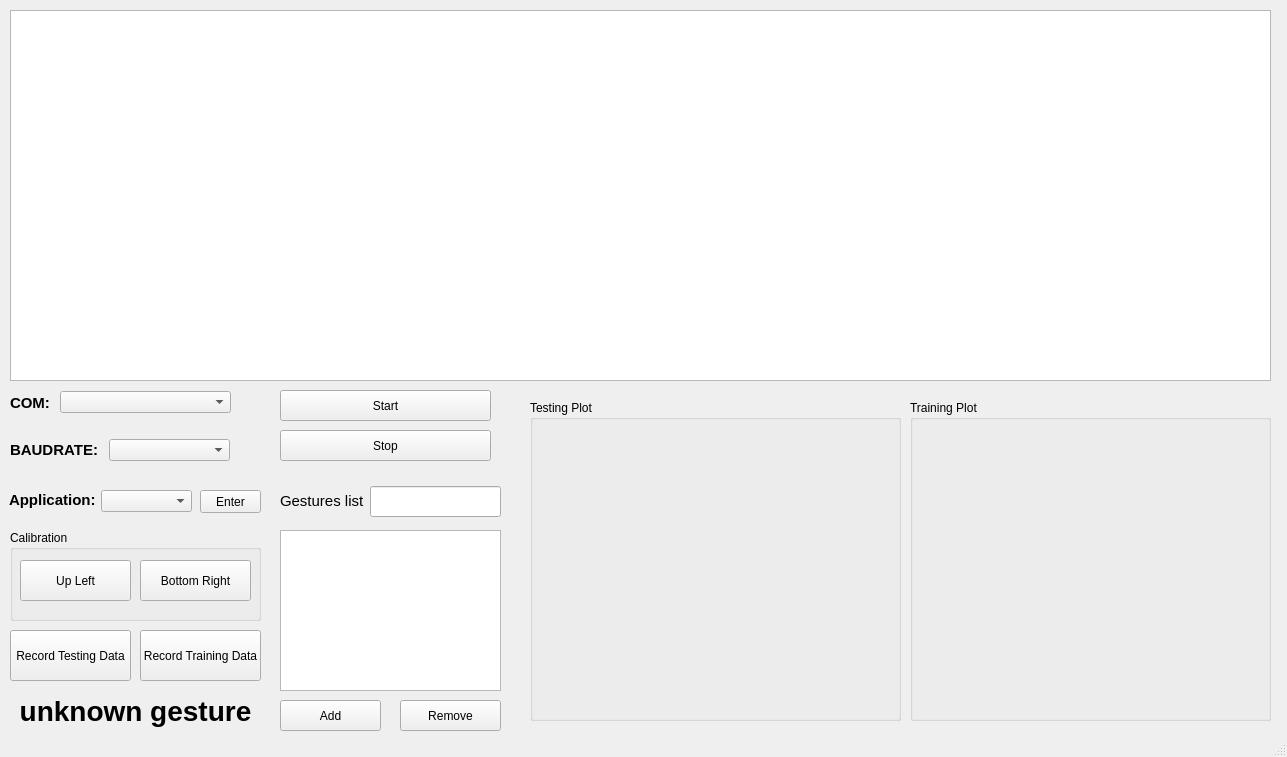
<?xml version="1.0" encoding="UTF-8"?>
<ui version="4.0">
 <class>MainWindow</class>
 <widget class="QMainWindow" name="MainWindow">
  <property name="geometry">
   <rect>
    <x>0</x>
    <y>0</y>
    <width>1287</width>
    <height>757</height>
   </rect>
  </property>
  <property name="windowTitle">
   <string>MainWindow</string>
  </property>
  <widget class="QWidget" name="centralwidget">
   <widget class="PlotWidget" name="graphicsView">
    <property name="geometry">
     <rect>
      <x>10</x>
      <y>10</y>
      <width>1261</width>
      <height>371</height>
     </rect>
    </property>
   </widget>
   <widget class="QListWidget" name="listGesture">
    <property name="geometry">
     <rect>
      <x>280</x>
      <y>530</y>
      <width>221</width>
      <height>161</height>
     </rect>
    </property>
   </widget>
   <widget class="QPushButton" name="btnStop">
    <property name="geometry">
     <rect>
      <x>280</x>
      <y>430</y>
      <width>211</width>
      <height>31</height>
     </rect>
    </property>
    <property name="text">
     <string>Stop</string>
    </property>
   </widget>
   <widget class="QComboBox" name="cbComPort">
    <property name="geometry">
     <rect>
      <x>60</x>
      <y>391</y>
      <width>171</width>
      <height>22</height>
     </rect>
    </property>
   </widget>
   <widget class="QGroupBox" name="groupBox">
    <property name="geometry">
     <rect>
      <x>910</x>
      <y>400</y>
      <width>361</width>
      <height>321</height>
     </rect>
    </property>
    <property name="title">
     <string>Training Plot</string>
    </property>
    <widget class="QLabel" name="imageTraining">
     <property name="geometry">
      <rect>
       <x>10</x>
       <y>20</y>
       <width>351</width>
       <height>291</height>
      </rect>
     </property>
     <property name="text">
      <string/>
     </property>
    </widget>
   </widget>
   <widget class="QGroupBox" name="groupBox_2">
    <property name="geometry">
     <rect>
      <x>530</x>
      <y>400</y>
      <width>371</width>
      <height>321</height>
     </rect>
    </property>
    <property name="title">
     <string>Testing Plot</string>
    </property>
    <widget class="QLabel" name="imageTesting">
     <property name="geometry">
      <rect>
       <x>10</x>
       <y>20</y>
       <width>351</width>
       <height>291</height>
      </rect>
     </property>
     <property name="text">
      <string/>
     </property>
    </widget>
   </widget>
   <widget class="QLabel" name="label">
    <property name="geometry">
     <rect>
      <x>10</x>
      <y>393</y>
      <width>41</width>
      <height>20</height>
     </rect>
    </property>
    <property name="font">
     <font>
      <pointsize>11</pointsize>
      <weight>75</weight>
      <bold>true</bold>
     </font>
    </property>
    <property name="text">
     <string>COM:</string>
    </property>
   </widget>
   <widget class="QComboBox" name="cbBaudRate">
    <property name="geometry">
     <rect>
      <x>109</x>
      <y>439</y>
      <width>121</width>
      <height>22</height>
     </rect>
    </property>
   </widget>
   <widget class="QLabel" name="label_2">
    <property name="geometry">
     <rect>
      <x>10</x>
      <y>440</y>
      <width>91</width>
      <height>20</height>
     </rect>
    </property>
    <property name="font">
     <font>
      <pointsize>11</pointsize>
      <weight>75</weight>
      <bold>true</bold>
     </font>
    </property>
    <property name="text">
     <string>BAUDRATE:</string>
    </property>
   </widget>
   <widget class="QPushButton" name="btnStart">
    <property name="geometry">
     <rect>
      <x>280</x>
      <y>390</y>
      <width>211</width>
      <height>31</height>
     </rect>
    </property>
    <property name="text">
     <string>Start</string>
    </property>
   </widget>
   <widget class="QLabel" name="label_3">
    <property name="geometry">
     <rect>
      <x>280</x>
      <y>490</y>
      <width>91</width>
      <height>21</height>
     </rect>
    </property>
    <property name="font">
     <font>
      <pointsize>11</pointsize>
     </font>
    </property>
    <property name="text">
     <string>Gestures list</string>
    </property>
   </widget>
   <widget class="QPushButton" name="btnTraining">
    <property name="geometry">
     <rect>
      <x>140</x>
      <y>630</y>
      <width>121</width>
      <height>51</height>
     </rect>
    </property>
    <property name="text">
     <string>Record Training Data</string>
    </property>
   </widget>
   <widget class="QPushButton" name="btnTesting">
    <property name="geometry">
     <rect>
      <x>10</x>
      <y>630</y>
      <width>121</width>
      <height>51</height>
     </rect>
    </property>
    <property name="text">
     <string>Record Testing Data</string>
    </property>
   </widget>
   <widget class="QLineEdit" name="txtGestureInput">
    <property name="geometry">
     <rect>
      <x>370</x>
      <y>486</y>
      <width>131</width>
      <height>31</height>
     </rect>
    </property>
   </widget>
   <widget class="QPushButton" name="btnAdd">
    <property name="geometry">
     <rect>
      <x>280</x>
      <y>700</y>
      <width>101</width>
      <height>31</height>
     </rect>
    </property>
    <property name="text">
     <string>Add</string>
    </property>
   </widget>
   <widget class="QPushButton" name="btnRemove">
    <property name="geometry">
     <rect>
      <x>400</x>
      <y>700</y>
      <width>101</width>
      <height>31</height>
     </rect>
    </property>
    <property name="text">
     <string>Remove</string>
    </property>
   </widget>
   <widget class="QLabel" name="labelPrediction">
    <property name="geometry">
     <rect>
      <x>10</x>
      <y>680</y>
      <width>251</width>
      <height>61</height>
     </rect>
    </property>
    <property name="font">
     <font>
      <pointsize>21</pointsize>
      <weight>75</weight>
      <bold>true</bold>
     </font>
    </property>
    <property name="autoFillBackground">
     <bool>false</bool>
    </property>
    <property name="text">
     <string>unknown gesture</string>
    </property>
    <property name="alignment">
     <set>Qt::AlignCenter</set>
    </property>
   </widget>
   <widget class="QComboBox" name="cbApplications">
    <property name="geometry">
     <rect>
      <x>101</x>
      <y>490</y>
      <width>91</width>
      <height>22</height>
     </rect>
    </property>
   </widget>
   <widget class="QPushButton" name="btnEnter">
    <property name="geometry">
     <rect>
      <x>200</x>
      <y>490</y>
      <width>61</width>
      <height>23</height>
     </rect>
    </property>
    <property name="text">
     <string>Enter</string>
    </property>
   </widget>
   <widget class="QLabel" name="label_4">
    <property name="geometry">
     <rect>
      <x>9</x>
      <y>490</y>
      <width>91</width>
      <height>20</height>
     </rect>
    </property>
    <property name="font">
     <font>
      <pointsize>11</pointsize>
      <weight>75</weight>
      <bold>true</bold>
     </font>
    </property>
    <property name="text">
     <string>Application:</string>
    </property>
   </widget>
   <widget class="QGroupBox" name="groupBox_3">
    <property name="geometry">
     <rect>
      <x>10</x>
      <y>530</y>
      <width>251</width>
      <height>91</height>
     </rect>
    </property>
    <property name="title">
     <string>Calibration</string>
    </property>
    <widget class="QLabel" name="label_5">
     <property name="geometry">
      <rect>
       <x>20</x>
       <y>30</y>
       <width>47</width>
       <height>13</height>
      </rect>
     </property>
     <property name="text">
      <string/>
     </property>
    </widget>
    <widget class="QPushButton" name="btnUpLeft">
     <property name="geometry">
      <rect>
       <x>10</x>
       <y>30</y>
       <width>111</width>
       <height>41</height>
      </rect>
     </property>
     <property name="text">
      <string>Up Left</string>
     </property>
    </widget>
    <widget class="QPushButton" name="btnUpLeft_2">
     <property name="geometry">
      <rect>
       <x>130</x>
       <y>30</y>
       <width>111</width>
       <height>41</height>
      </rect>
     </property>
     <property name="text">
      <string>Bottom Right</string>
     </property>
    </widget>
   </widget>
  </widget>
  <widget class="QStatusBar" name="statusbar"/>
 </widget>
 <customwidgets>
  <customwidget>
   <class>PlotWidget</class>
   <extends>QGraphicsView</extends>
   <header>pyqtgraph</header>
  </customwidget>
 </customwidgets>
 <resources/>
 <connections/>
</ui>
